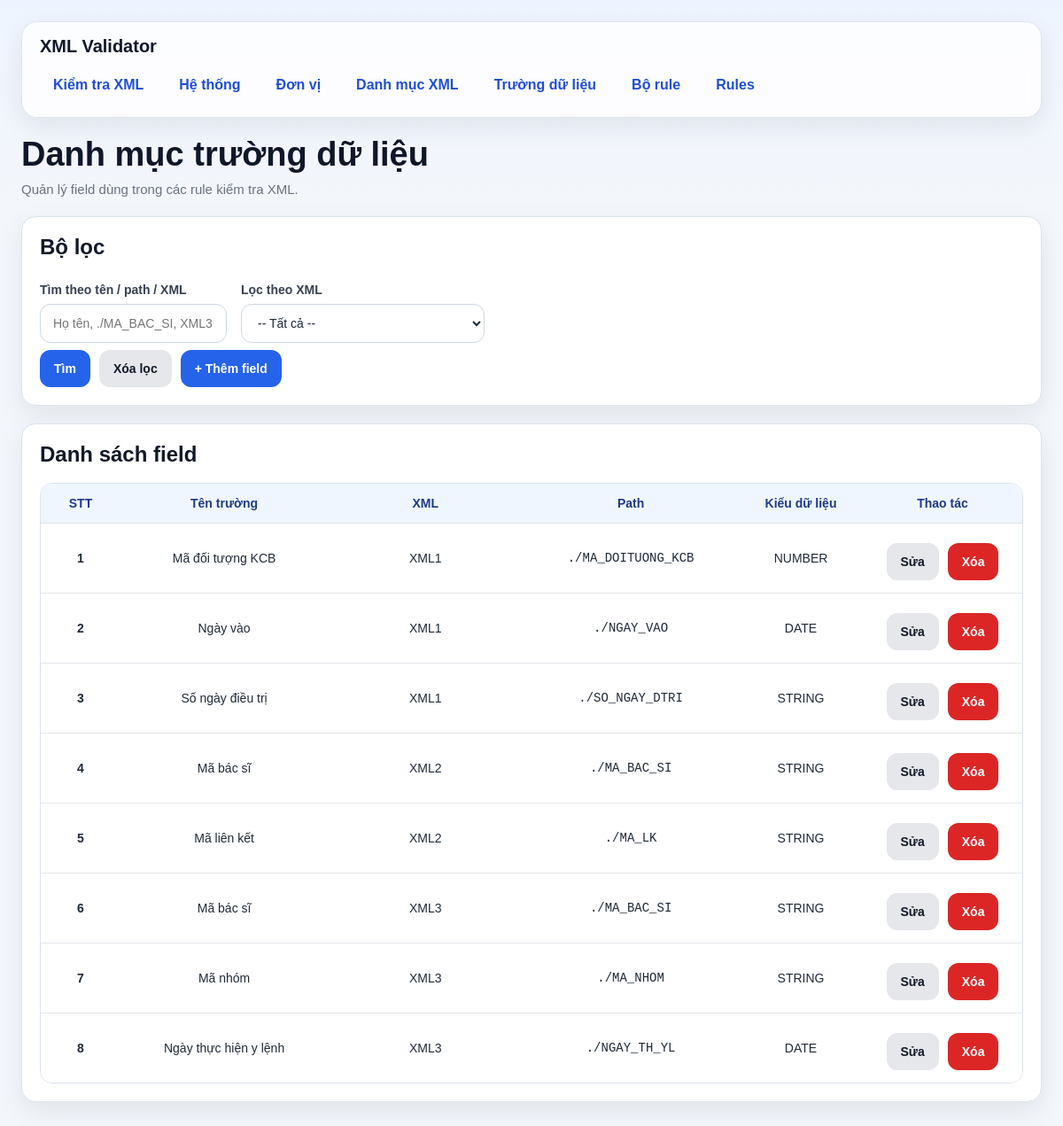
The app's page /fields/ with its own data.
### models/field_model.py (models this page shows, shortened)
class DanhMucTruongDuLieu(db.Model):
    __tablename__ = "danh_muc_truong_du_lieu"
    id = db.Column(db.Integer, primary_key=True)
    ten_truong = db.Column(db.String(255), nullable=False)
    xml_id = db.Column(db.Integer, db.ForeignKey("danh_muc_xml.id"), nullable=False)
    xml_path = db.Column(db.String(500), nullable=False)  # path bên trong từng phần tử của list
    data_type = db.Column(db.String(50), nullable=False, default="STRING")
    xml = db.relationship("DanhMucXml", backref="fields")

### models/xml_model.py (models this page shows, shortened)
class DanhMucXml(db.Model):
    __tablename__ = "danh_muc_xml"
    id = db.Column(db.Integer, primary_key=True)
    ma_xml = db.Column(db.String(50), nullable=False, unique=True)   # XML1, XML2, XML3
    ten_xml = db.Column(db.String(255), nullable=False)
    list_path = db.Column(db.String(500), nullable=False)            # path tính từ NOIDUNGFILE
    item_type = db.Column(db.String(20), nullable=False, default="MULTI")

### routes/field_routes.py (the view, shortened to what this page needs)
@field_bp.route("/", methods=["GET"])
def list_fields():
    keyword = (request.args.get("keyword") or "").strip()
    xml_id = (request.args.get("xml_id") or "").strip()
    query = DanhMucTruongDuLieu.query.join(DanhMucXml)
    if xml_id:
        query = query.filter(DanhMucTruongDuLieu.xml_id == int(xml_id))
    fields = query.order_by(
        DanhMucXml.id.asc(),
        DanhMucTruongDuLieu.ten_truong.asc()
    ).all()
    xmls = DanhMucXml.query.order_by(DanhMucXml.id.asc()).all()
    return render_template(
        "fields.html",
        fields=fields,
        xmls=xmls,
        keyword=keyword,
        xml_id=xml_id
    )

### templates/fields.html (shortened to what this page needs)
{% extends "base.html" %}
{% block content %}
<div class="page-header">
    <h1 class="page-title">Danh mục trường dữ liệu</h1>
    <div class="page-subtitle">Quản lý field dùng trong các rule kiểm tra XML.</div>
</div>
<div class="card">
    <h2 class="card-title">Bộ lọc</h2>
    <form method="GET">
        <div class="grid">
            <div class="col-6">
                <label>Tìm theo tên / path / XML</label>
                <input type="text" name="keyword" value="{{ keyword }}" placeholder="Họ tên, ./MA_BAC_SI, XML3...">
            </div>
            <div class="col-6">
                <label>Lọc theo XML</label>
                <select name="xml_id">
                    <option value="">-- Tất cả --</option>
                </select>
            </div>
        </div>
        <div class="actions">
            <button type="submit" class="btn btn-primary">Tìm</button>
            <a href="/fields" class="btn btn-secondary">Xóa lọc</a>
            <a href="/fields/create" class="btn btn-primary">+ Thêm field</a>
        </div>
    </form>
</div>
<div class="card">
    <h2 class="card-title">Danh sách field</h2>
    {% if fields %}
        <div class="table-wrap">
            <table>
                <thead>
                    <tr>
                        <th style="width: 90px;">STT</th>
                        <th>Tên trường</th>
                        <th style="width: 220px;">XML</th>
                        <th>Path</th>
                        <th style="width: 140px;">Kiểu dữ liệu</th>
                        <th style="width: 180px;">Thao tác</th>
                    </tr>
                </thead>
                <tbody>
                    {% for f in fields %}
                    <tr>
                        <td><strong>{{ loop.index }}</strong></td>
                        <td>{{ f.ten_truong }}</td>
                        <td>{{ f.xml.ma_xml }}</td>
                        <td><code>{{ f.xml_path }}</code></td>
                        <td>{{ f.data_type }}</td>
                        <td>
                            <div class="actions actions-center">
                                <a class="btn btn-secondary" href="/fields/{{ f.id }}/edit">Sửa</a>
                                <form class="inline" method="POST" action="/fields/{{ f.id }}/delete" onsubmit="return confirm('Xóa field này?');">
                                    <button class="btn btn-danger" type="submit">Xóa</button>
                                </form>
                            </div>
                        </td>
                    </tr>
                    {% endfor %}
                </tbody>
            </table>
        </div>
    {% else %}
        <div class="empty-state">Chưa có dữ liệu field.</div>
    {% endif %}
</div>
{% endblock %}

### templates/base.html (style rules this page uses)
* { box-sizing: border-box; }
:root { --bg: #f3f6fb; --card: #ffffff; --card-soft: #f8fafc; --border: #dbe3ef; --text: #1f2937; --muted: #6b7280; --primary: #2563eb; --primary-hover: #1d4ed8; --danger: #dc2626; --danger-hover: #b91c1c; --success-bg: #dcfce7; --success-text: #166534; --warning-bg: #fef3c7; --warning-text: #92400e; --error-bg: #fee2e2; --error-text: #991b1b; --shadow: 0 10px 30px rgba(15, 23, 42, 0.08); --radius: 16px; }
body { margin: 0; font-family: Arial, Helvetica, sans-serif; background: linear-gradient(180deg, #eef4ff 0%, var(--bg) 220px); color: var(--text); }
.page-header { margin-bottom: 22px; }
.page-title { margin: 0; font-size: 38px; line-height: 1.15; color: #0f172a; }
.page-subtitle { margin-top: 8px; color: var(--muted); font-size: 15px; }
.card { background: var(--card); border: 1px solid var(--border); border-radius: var(--radius); box-shadow: var(--shadow); padding: 20px; margin-bottom: 20px; }
.card-title { margin: 0 0 18px 0; font-size: 24px; font-weight: 700; color: #111827; }
.grid { display: flex; grid-template-columns: repeat(12, 1fr); gap: 16px; }
.col-6 { grid-column: span 6; }
label { display: block; font-size: 14px; font-weight: 700; margin-bottom: 8px; margin-top: 8px; color: #374151; }
input[type="text"], input[type="date"], input[type="file"], input[type="password"], select, textarea { width: 100%; min-height: 44px; border: 1px solid #cfd8e3; border-radius: 12px; padding: 10px 14px; font-size: 14px; background: #fff; color: var(--text); outline: none; transition: border-color 0.2s, box-shadow 0.2s; }
.actions { display: flex; flex-wrap: wrap; gap: 10px; margin-top: 8px; }
.actions-center { justify-content: center; }
.btn, button { border: none; min-height: 42px; padding: 10px 16px; border-radius: 12px; cursor: pointer; font-weight: 700; font-size: 14px; text-decoration: none; display: inline-flex; align-items: center; justify-content: center; transition: 0.2s ease; }
.btn-primary { background: var(--primary); color: white; }
.btn-secondary { background: #e5e7eb; color: #111827; }
.btn-danger { background: var(--danger); color: white; }
.table-wrap { overflow-x: auto; border: 1px solid var(--border); border-radius: 14px; }
table { width: 100%; border-collapse: collapse; background: white; }
th { background: #eff6ff; color: #1e3a8a; font-size: 14px; font-weight: 700; text-align: left; padding: 14px 12px; border-bottom: 1px solid var(--border); text-align: center; }
td { padding: 14px 12px; border-bottom: 1px solid #e5e7eb; vertical-align: top; font-size: 14px; vertical-align: middle; text-align: center; }
tbody tr:last-child td { border-bottom: none; }

### records on screen
DanhMucTruongDuLieu: ten_truong "Mã đối tượng KCB", xml.ma_xml "XML1", xml_path "./MA_DOITUONG_KCB", data_type "NUMBER"
DanhMucTruongDuLieu: ten_truong "Ngày vào", xml.ma_xml "XML1", xml_path "./NGAY_VAO", data_type "DATE"
DanhMucTruongDuLieu: ten_truong "Số ngày điều trị", xml.ma_xml "XML1", xml_path "./SO_NGAY_DTRI", data_type "STRING"
DanhMucTruongDuLieu: ten_truong "Mã bác sĩ", xml.ma_xml "XML2", xml_path "./MA_BAC_SI", data_type "STRING"
DanhMucTruongDuLieu: ten_truong "Mã liên kết", xml.ma_xml "XML2", xml_path "./MA_LK", data_type "STRING"
DanhMucTruongDuLieu: ten_truong "Mã bác sĩ", xml.ma_xml "XML3", xml_path "./MA_BAC_SI", data_type "STRING"
DanhMucTruongDuLieu: ten_truong "Mã nhóm", xml.ma_xml "XML3", xml_path "./MA_NHOM", data_type "STRING"
DanhMucTruongDuLieu: ten_truong "Ngày thực hiện y lệnh", xml.ma_xml "XML3", xml_path "./NGAY_TH_YL", data_type "DATE"
